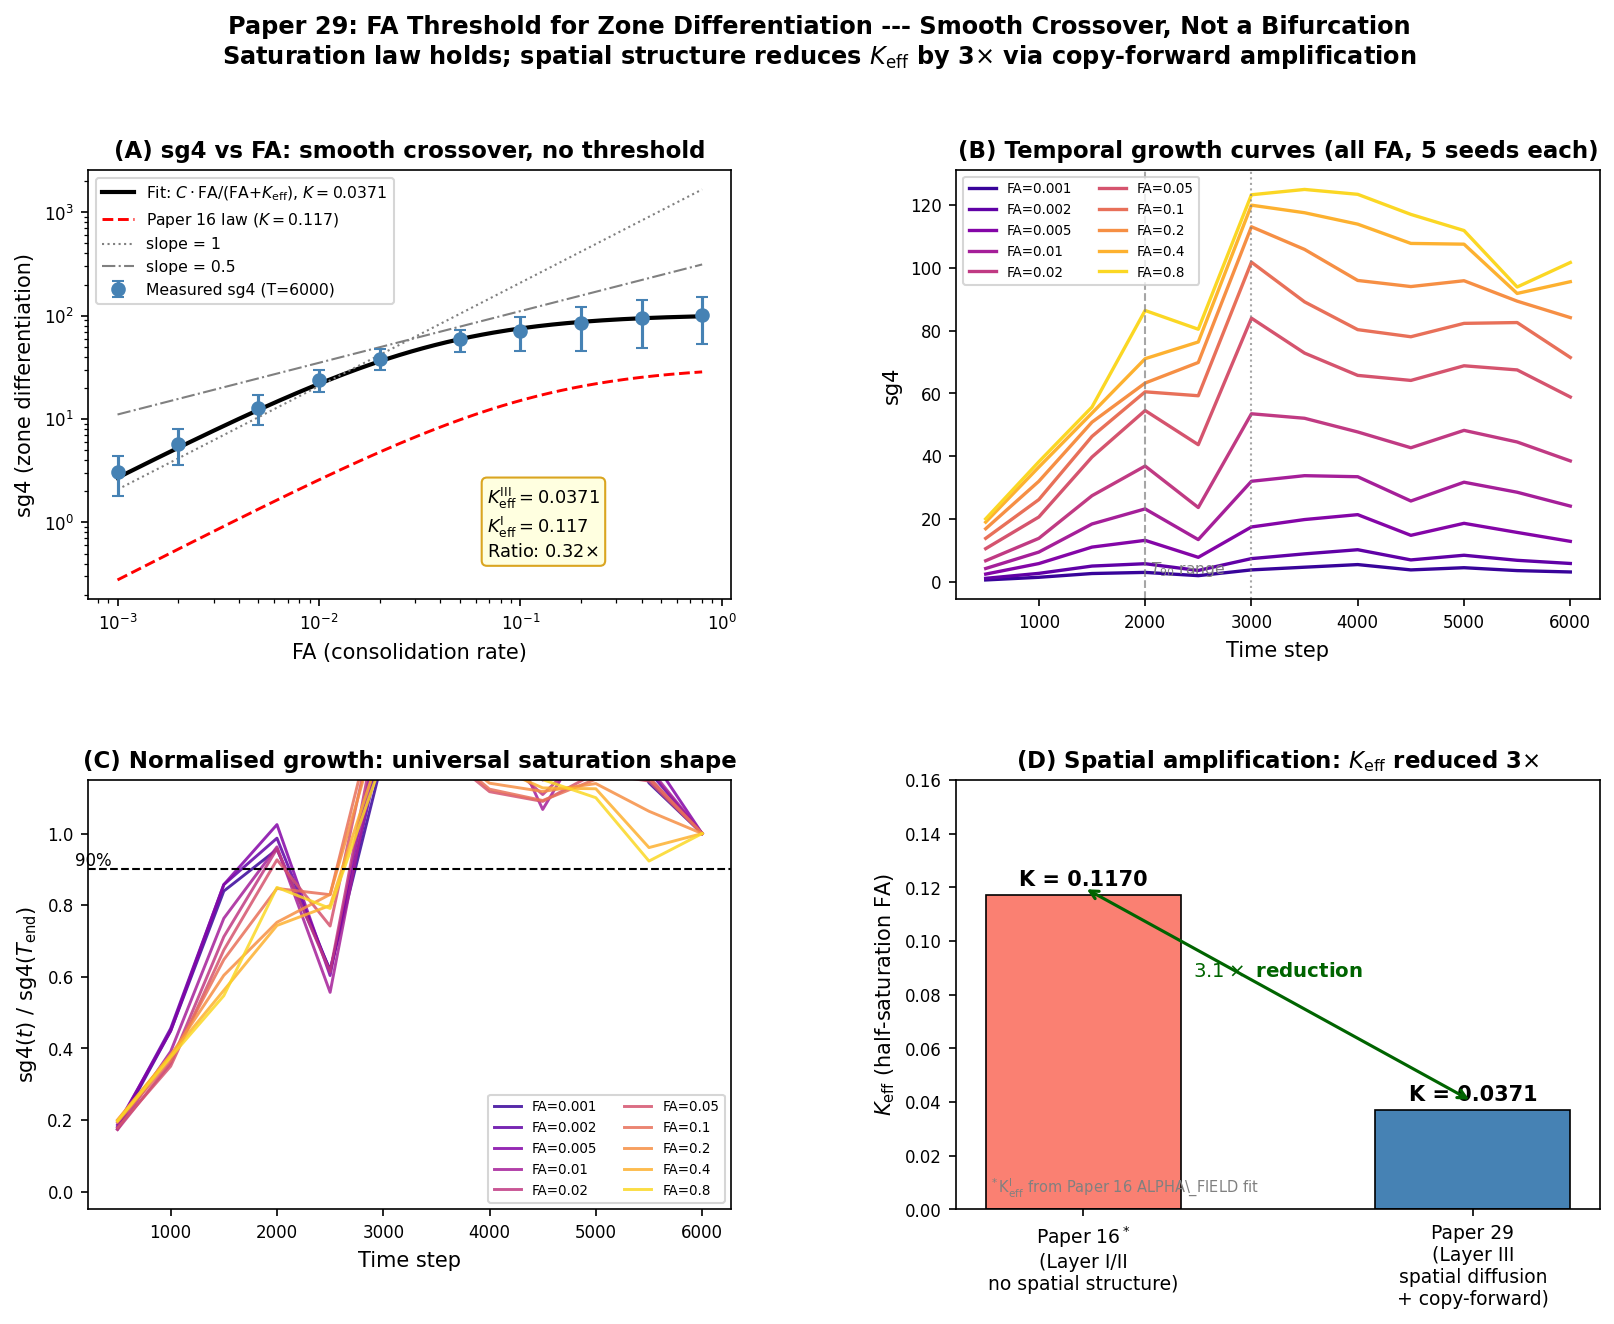

The Python source for this figure:
"""
paper29_figure1.py  --  Paper 29 main figure

4 panels:
  A: sg4 vs FA on log-log (Exp A, T=6000)
     Fit: saturation law C*FA/(FA+K_eff), K_eff=0.037
     Reference slopes: 1.0 (linear) and 0.5 (midpoint)
     Paper 16 saturation law shown with K_eff=0.117 for comparison

  B: sg4(t) temporal growth curves for all FA values
     Shows universal saturation timescale T_90 ~ 2000-3000 independent of FA

  C: Normalised sg4 (sg4/sg4_final) vs time -- universality check
     If all FA collapse to same curve, growth dynamics are FA-independent

  D: K_eff comparison bar: Layer I (Paper 16, K~0.117) vs Layer III (Paper 29, K=0.037)
     With schematic of spatial amplification mechanism via copy-forward loop
"""
import json, os, math, sys
import numpy as np
import matplotlib
matplotlib.use("Agg")
import matplotlib.pyplot as plt
from matplotlib.gridspec import GridSpec
from scipy.optimize import curve_fit
from scipy.stats import linregress

sys.path.insert(0, os.path.dirname(__file__))
from paper29_experiments import FA_VALS, N_SEEDS, T_END, CPS, key

RESULTS_FILE = os.path.join(os.path.dirname(__file__),
                            "results", "paper29_results.json")
with open(RESULTS_FILE) as f:
    R = json.load(f)

T_LAST = CPS[-1]   # 6000

# ── Helpers ───────────────────────────────────────────────────────────────────
def get_sg4(fa, t=T_LAST):
    vals = [R.get(key(fa, s), {}).get(f"sg4_{t}", float("nan"))
            for s in range(N_SEEDS)]
    return [v for v in vals if not math.isnan(v)]

def sg4_mean_std(fa, t=T_LAST):
    vals = get_sg4(fa, t)
    if not vals:
        return float("nan"), float("nan")
    return float(np.mean(vals)), float(np.std(vals))

# Assemble final-time arrays
fa_arr    = np.array(FA_VALS)
sg4_means = np.array([sg4_mean_std(fa)[0] for fa in FA_VALS])
sg4_stds  = np.array([sg4_mean_std(fa)[1] for fa in FA_VALS])
valid     = ~np.isnan(sg4_means)

# Saturation law fit
def sat_law(fa, C, K):
    return C * fa / (fa + K)

popt_P29, _ = curve_fit(sat_law, fa_arr[valid], sg4_means[valid],
                         p0=[120, 0.04], bounds=([0, 1e-5], [500, 5]),
                         maxfev=5000)
C_P29, K_P29 = popt_P29

# Paper 16 parameters (K_eff ~ 0.117, scale to this paper's C)
K_P16 = 0.117
C_P16 = C_P29 * K_P29 / K_P16   # rescale so same asymptote for fair comparison

# ── Figure setup ──────────────────────────────────────────────────────────────
fig = plt.figure(figsize=(13, 9))
gs  = GridSpec(2, 2, figure=fig, hspace=0.42, wspace=0.35)
ax  = {k: fig.add_subplot(gs[r, c]) for k, (r, c) in
       zip("ABCD", [(0,0),(0,1),(1,0),(1,1)])}

fa_colors = plt.cm.plasma(np.linspace(0.08, 0.92, len(FA_VALS)))

# ─────────────────────────────────────────────────────────────────────────────
# Panel A: sg4 vs FA (log-log), saturation law fit, reference slopes
# ─────────────────────────────────────────────────────────────────────────────
ax["A"].errorbar(fa_arr[valid], sg4_means[valid], yerr=sg4_stds[valid],
                 fmt="o", color="steelblue", ms=6, capsize=3,
                 label="Measured sg4 (T=6000)", zorder=5)

fa_fine = np.logspace(np.log10(FA_VALS[0]), np.log10(FA_VALS[-1]), 200)
ax["A"].plot(fa_fine, sat_law(fa_fine, *popt_P29), "k-", lw=2.0,
             label=rf"Fit: $C\cdot$FA/(FA$+K_{{\rm eff}}$), $K={K_P29:.4f}$")
ax["A"].plot(fa_fine, sat_law(fa_fine, C_P16, K_P16), "r--", lw=1.4,
             label=rf"Paper 16 law ($K={K_P16:.3f}$)")

# Reference slopes anchored at midpoint
fa_mid  = np.sqrt(FA_VALS[1] * FA_VALS[-2])
sg4_mid = float(sg4_means[valid][len(FA_VALS)//2])
for slope, ls, label in [(1.0, ":", "slope = 1"),
                          (0.5, "-.", "slope = 0.5")]:
    ref = sg4_mid * (fa_fine / fa_mid) ** slope
    ax["A"].plot(fa_fine, ref, color="gray", lw=1.0, ls=ls, label=label)

ax["A"].set_xscale("log"); ax["A"].set_yscale("log")
ax["A"].set_xlabel("FA (consolidation rate)", fontsize=10)
ax["A"].set_ylabel("sg4 (zone differentiation)", fontsize=10)
ax["A"].set_title("(A) sg4 vs FA: smooth crossover, no threshold",
                  fontsize=11, fontweight="bold")
ax["A"].legend(fontsize=7.5, loc="upper left")
ax["A"].tick_params(labelsize=8)
ax["A"].annotate(rf"$K_{{\rm eff}}^{{\rm III}} = {K_P29:.4f}$"
                 "\n" rf"$K_{{\rm eff}}^{{\rm I}} = {K_P16:.3f}$"
                 "\n" rf"Ratio: {K_P29/K_P16:.2f}$\times$",
                 xy=(0.62, 0.10), xycoords="axes fraction", fontsize=8.5,
                 bbox=dict(boxstyle="round,pad=0.3", fc="lightyellow", ec="goldenrod"))

# ─────────────────────────────────────────────────────────────────────────────
# Panel B: sg4(t) temporal curves for all FA
# ─────────────────────────────────────────────────────────────────────────────
t_arr = np.array(CPS)
for fa, col in zip(FA_VALS, fa_colors):
    sg4_t = []
    for t in CPS:
        vals = get_sg4(fa, t)
        sg4_t.append(np.mean(vals) if vals else float("nan"))
    sg4_t = np.array(sg4_t)
    valid_t = ~np.isnan(sg4_t)
    if valid_t.any():
        ax["B"].plot(t_arr[valid_t], sg4_t[valid_t], color=col,
                     lw=1.6, label=f"FA={fa}")

ax["B"].axvline(2000, color="gray", ls="--", lw=1.0, alpha=0.7)
ax["B"].axvline(3000, color="gray", ls=":",  lw=1.0, alpha=0.7)
ax["B"].text(2050, ax["B"].get_ylim()[0] if ax["B"].get_ylim()[0] > 0 else 1,
             r"$T_{90}$ range", fontsize=7.5, color="gray", va="bottom")
ax["B"].set_xlabel("Time step", fontsize=10)
ax["B"].set_ylabel("sg4", fontsize=10)
ax["B"].set_title("(B) Temporal growth curves (all FA, 5 seeds each)",
                  fontsize=11, fontweight="bold")
ax["B"].legend(fontsize=6.5, ncol=2, loc="upper left")
ax["B"].tick_params(labelsize=8)

# ─────────────────────────────────────────────────────────────────────────────
# Panel C: Normalised sg4(t) / sg4(T_end) -- universality of growth shape
# ─────────────────────────────────────────────────────────────────────────────
for fa, col in zip(FA_VALS, fa_colors):
    sg4_t, sg4_fin = [], sg4_mean_std(fa)[0]
    if math.isnan(sg4_fin) or sg4_fin < 1e-6:
        continue
    for t in CPS:
        vals = get_sg4(fa, t)
        sg4_t.append(np.mean(vals) / sg4_fin if vals else float("nan"))
    sg4_t  = np.array(sg4_t)
    valid_t = ~np.isnan(sg4_t)
    if valid_t.any():
        ax["C"].plot(t_arr[valid_t], sg4_t[valid_t], color=col,
                     lw=1.4, alpha=0.85, label=f"FA={fa}")

ax["C"].axhline(0.90, color="black", ls="--", lw=1.0)
ax["C"].text(100, 0.91, r"90%", fontsize=8)
ax["C"].set_xlabel("Time step", fontsize=10)
ax["C"].set_ylabel(r"sg4$(t)$ / sg4$(T_{\rm end})$", fontsize=10)
ax["C"].set_title("(C) Normalised growth: universal saturation shape",
                  fontsize=11, fontweight="bold")
ax["C"].legend(fontsize=6.5, ncol=2, loc="lower right")
ax["C"].set_ylim([-0.05, 1.15])
ax["C"].tick_params(labelsize=8)

# ─────────────────────────────────────────────────────────────────────────────
# Panel D: K_eff comparison and spatial amplification schematic
# ─────────────────────────────────────────────────────────────────────────────
K_eff_labels = [r"Paper 16$^*$" + "\n(Layer I/II\nno spatial structure)",
                "Paper 29\n(Layer III\nspatial diffusion\n+ copy-forward)"]
K_eff_vals   = [K_P16, K_P29]
K_eff_colors = ["salmon", "steelblue"]

bars = ax["D"].bar(K_eff_labels, K_eff_vals, color=K_eff_colors,
                   width=0.5, edgecolor="black", linewidth=0.8)
for bar, val in zip(bars, K_eff_vals):
    ax["D"].text(bar.get_x() + bar.get_width()/2, val + 0.002,
                 f"K = {val:.4f}", ha="center", va="bottom", fontsize=10,
                 fontweight="bold")

ax["D"].set_ylabel(r"$K_{\rm eff}$ (half-saturation FA)", fontsize=10)
ax["D"].set_title(r"(D) Spatial amplification: $K_{\rm eff}$ reduced 3$\times$",
                  fontsize=11, fontweight="bold")
ax["D"].tick_params(axis="x", labelsize=9)
ax["D"].tick_params(axis="y", labelsize=8)
ax["D"].set_ylim([0, 0.16])

# Annotate ratio
ratio = K_P16 / K_P29
ax["D"].annotate("", xy=(1.0, K_P29 + 0.003), xytext=(0.0, K_P16 + 0.003),
                 arrowprops=dict(arrowstyle="<->", color="darkgreen", lw=1.5))
ax["D"].text(0.5, (K_P16 + K_P29)/2 + 0.008,
             rf"${ratio:.1f}\times$ reduction", ha="center", va="bottom",
             fontsize=9.5, color="darkgreen", fontweight="bold")
ax["D"].text(0.05, 0.04,
             r"$^*$K$_{\rm eff}^{\rm I}$ from Paper 16 ALPHA\_FIELD fit",
             fontsize=7, transform=ax["D"].transAxes, color="gray")

# ── Title and save ────────────────────────────────────────────────────────────
fig.suptitle(
    r"Paper 29: FA Threshold for Zone Differentiation --- Smooth Crossover, Not a Bifurcation"
    "\n"
    r"Saturation law holds; spatial structure reduces $K_{\rm eff}$ by 3$\times$"
    " via copy-forward amplification",
    fontsize=11.5, fontweight="bold", y=0.995
)
out_base = os.path.join(os.path.dirname(__file__), "paper29_figure1")
fig.savefig(out_base + ".pdf", bbox_inches="tight", dpi=150)
fig.savefig(out_base + ".png", bbox_inches="tight", dpi=150)
print(f"Saved: {out_base}.pdf / .png")
plt.close(fig)
